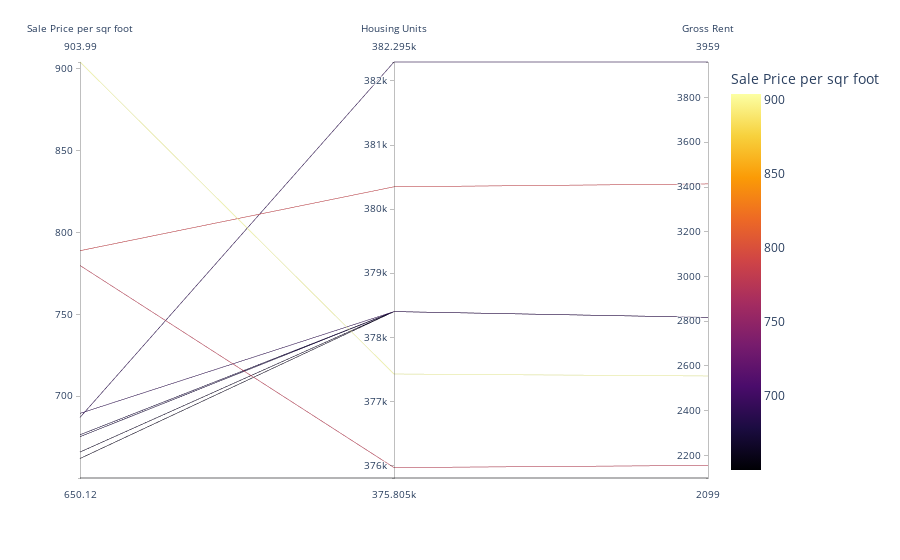

Source (notebook cell):
### Markdown cell above
Parallel Coordinates and Parallel Categories Analysis

### Code cell
# Parallel Coordinates Plot
px.parallel_coordinates(expensive_neighborhood_top10, 
                        color='sale_price_sqr_foot',
                        color_continuous_scale= px.colors.sequential.Inferno,
                        labels={
                          'neighborhood': 'Neighborhood',
                          'sale_price_sqr_foot': 'Sale Price per sqr foot',
                          'housing_units': 'Housing Units',
                          'gross_rent': 'Gross Rent'})

### Figure 1 — Plotly figure (JSON) as saved in the notebook; plotly's stock layout.template omitted (floating-point values rounded to 4 significant figures)
{"data": [{"dimensions": [{"label": "Sale Price per sqr foot", "values": [904.0, 788.8, 779.8, 689.6, 687.1, 676.5, 675.4, 666.0, 662.0, 650.1]}, {"label": "Housing Units", "values": [377400.0, 380348, 376000.0, 378401, 382295, 378401, 378401, 378401, 378401, 375805]}, {"label": "Gross Rent", "values": [2555.0, 3414, 2155.0, 2817.0, 3959, 2817.0, 2817.0, 2817.0, 2817.0, 2099]}], "domain": {"x": [0, 1], "y": [0, 1]}, "line": {"color": [904.0, 788.8, 779.8, 689.6, 687.1, 676.5, 675.4, 666.0, 662.0, 650.1], "coloraxis": "coloraxis"}, "name": "", "type": "parcoords"}], "layout": {"autosize": true, "coloraxis": {"colorbar": {"title": {"text": "Sale Price per sqr foot"}}, "colorscale": [[0, "#000004"], [0.1111, "#1b0c41"], [0.2222, "#4a0c6b"], [0.3333, "#781c6d"], [0.4444, "#a52c60"], [0.5556, "#cf4446"], [0.6667, "#ed6925"], [0.7778, "#fb9b06"], [0.8889, "#f7d13d"], [1, "#fcffa4"]]}, "legend": {"tracegroupgap": 0}, "margin": {"t": 60}}}
